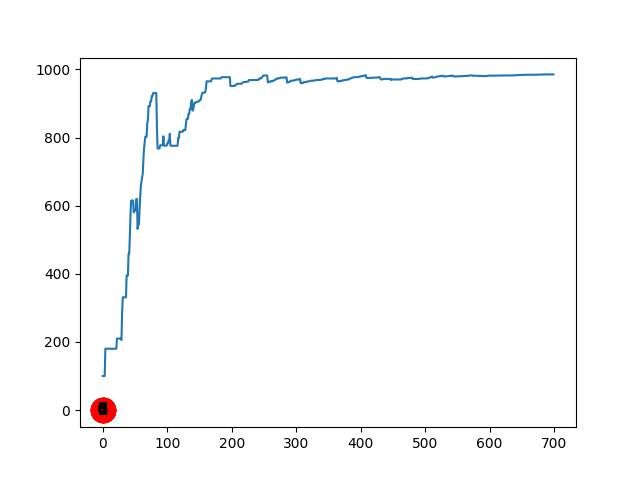

Reproduce this figure in Python.
import numpy as np
import pylab as plt

# map cell to cell, add circular cell to goal point
points_list = [(0,1), (1,5), (5,6), (5,4), (1,2), (2,3), (2,7), (3,8)]


goal = 8

import networkx as nx
G=nx.Graph()
G.add_edges_from(points_list)
pos = nx.spring_layout(G)
nx.draw_networkx_nodes(G,pos)
nx.draw_networkx_edges(G,pos)
nx.draw_networkx_labels(G,pos)
plt.show()

# how many points in graph? x points
MATRIX_SIZE = 9

# create matrix x*y
R = np.matrix(np.ones(shape=(MATRIX_SIZE, MATRIX_SIZE)))
R *= -1

R

# assign zeros to paths and 100 to goal-reaching point
for point in points_list:
    print(point)
    if point[1] == goal:
        R[point] = 100
    else:
        R[point] = 0

    if point[0] == goal:
        R[point[::-1]] = 100
    else:
        # reverse of point
        R[point[::-1]]= 0
R
# add goal point round trip
R[goal,goal]= 100

R
###########################################


Q = np.matrix(np.zeros([MATRIX_SIZE,MATRIX_SIZE]))

Q

# learning parameter
gamma = 0.8

initial_state = 1

def available_actions(state):
    current_state_row = R[state,]
    av_act = np.where(current_state_row >= 0)[1]
    return av_act

available_act = available_actions(initial_state)

def sample_next_action(available_actions_range):
    next_action = int(np.random.choice(available_act,1))
    return next_action

action = sample_next_action(available_act)

def update(current_state, action, gamma):

  max_index = np.where(Q[action,] == np.max(Q[action,]))[1]

  if max_index.shape[0] > 1:
      max_index = int(np.random.choice(max_index, size = 1))
  else:
      max_index = int(max_index)
  max_value = Q[action, max_index]

  Q[current_state, action] = R[current_state, action] + gamma * max_value
  print('max_value', R[current_state, action] + gamma * max_value)

  if (np.max(Q) > 0):
    return(np.sum(Q/np.max(Q)*100))
  else:
    return (0)

update(initial_state, action, gamma)


# Training
scores = []
for i in range(900):
    current_state = np.random.randint(0, int(Q.shape[0]))
    available_act = available_actions(current_state)
    action = sample_next_action(available_act)
    score = update(current_state,action,gamma)
    scores.append(score)
    print ('Score:', str(score))

print("Trained Q matrix:")
print(Q/np.max(Q)*100)

# Testing
current_state = 0
steps = [current_state]

while current_state != 8:

    next_step_index = np.where(Q[current_state,]
        == np.max(Q[current_state,]))[1]

    if next_step_index.shape[0] > 1:
        next_step_index = int(np.random.choice(next_step_index, size = 1))
    else:
        next_step_index = int(next_step_index)

    steps.append(next_step_index)
    current_state = next_step_index

print("Most efficient path:")
print(steps)

plt.plot(scores)
plt.show()
plt.savefig("lesson8.2.png")

